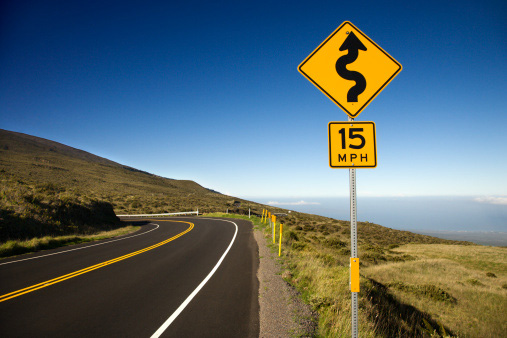
#> input picture 243.jpg, 507 x 338 px
$ python bounding_boxes.py
#> lines starting #> are read from the running program, lines starting #| are printed output that depends on the picture; after the words box and inside, x2 and y2 are one past the last pixel; in counts of white or black regions, pixels touching at a corner belong together

import cv2
import random
from collections import defaultdict

# bounding box stride and size
stridex = 50
stridey = 50
lenx = 100
leny = 100

# threshold for bouning box success
class_thresh = 0.8

img = cv2.imread("243.jpg")
#> img is the input picture: shape (338, 507, 3); mean B, G, R 109.9, 104.1, 86.9
height, width, ch = img.shape
#> height = 338; width = 507; ch = 3
dict = defaultdict(list)

for by in range(0, height, stridey):
	bh = leny
	if (by + bh > width):
		bh = height - by
	for bx in range(0, width, stridex):
		bw = lenx
		if (bx + bw > width):
			bw = width - bx
		box = img[by:by+bh,bx:bx+bw]
		# detect classifier here on box
		percent, strclass = random.uniform(0,1), "sign"
		if (percent >= class_thresh):
			# add to box to the list
			dict[strclass].append([percent, bx, by, bw, bh])
		#cv2.imshow('ROI',box)
		#cv2.waitKey(0)

# loop through the matched boxes and do something with them
# possibly prep it for
for strclass in dict.keys():
	for box in dict[strclass]:
		cv2.rectangle(img,(box[1],box[2]),(box[1]+box[3],box[2]+box[4]), (0,255,0), 3)
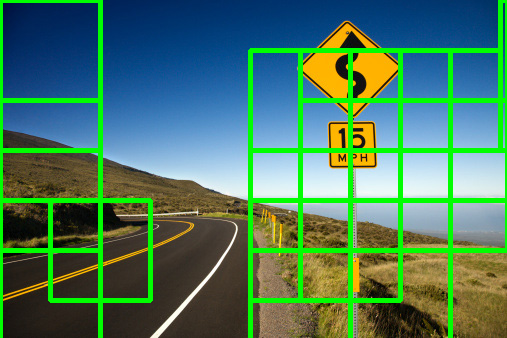
#> img: shape (338, 507, 3); 12.19% of pixels changed, all inside (x1, y1, x2, y2) = (0, 0, 507, 338)


cv2.imshow('ROI',img)
cv2.waitKey(0)
